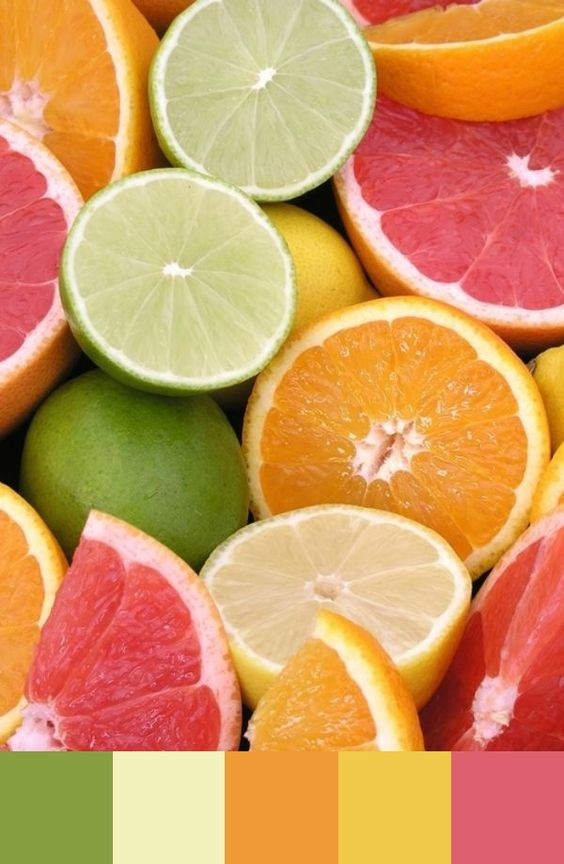
%> input picture testImages/color_plette5.jpg, 564 x 864 px
$ octave ColorHarmon.m   (GNU Octave 9; MATLAB toolbox functions it lacks are replaced by stand-ins)
%> lines starting %> are read from the running program, lines starting %| are printed output that depends on the picture
### spaceBound.m
%spaceBound
%input: hue_len( =360), prozent(..%), start
%output: 2x360 matrix

function O = spaceBound(hue_len, prozent, start)

    gap_len = round(hue_len * prozent);
    low = start: hue_len;
    next_secL = 1:start-1;
    low = cat(2,low,next_secL);
    if start+gap_len<=hue_len
        high = start+gap_len: hue_len;
        next_secH = 1:start+gap_len-1;
    else
        high = (start + gap_len - hue_len): hue_len;
        next_secH = 1:(start + gap_len -hue_len-1);
    end
    high = cat(2,high,next_secH);
    O = [low;high];

end

### calcTypeScore2.m

function [minscore,bound] =calcTypeScore2(hsv,M,hue_len)

    [~,W] = size(M);%W = 1 if one space, W=2 if 2 space
    par =[];

    for in = 1:W
        parTemp = spaceBound(hue_len,M(2,in),M(1,in));
        par = cat(1,par,parTemp); %2x360 if one sector, 4x360 if 2 sectors
    end

    scoreMap = ones(1,size(par,2))*10000;
    for in = 1:size(par,2)
        iterpar = reshape(par(:,in),[2,W]);%reshape to each column a set of low/high par
        scoreMap(in) = spaceScore2(hsv,iterpar,hue_len);
    end

    [minscore,midx] = min(scoreMap);
    bound = reshape(par(:,midx),[2,W]);


end

### spaceScore2.m
%input:  hsv:    a hsv map
%        bound:  a 2xn metrix, 1st row ist the lower bound and 2nd row is
%                the upper bound.
%        hue_len:360 in default
%output: score:  the corresponding score

function score = spaceScore2(hsv, bound, hue_len)

    [~,bW] = size(bound);
    hmap = hsv(:,:,1)*hue_len;%convert to radian
    smap = hsv(:,:,2);
    tempmapL = zeros(size(hmap));
    tempmapH = zeros(size(hmap));
    allmap = zeros(size(hmap));
    map = ones(size(hmap));%0 within the template 1 otherwise

    for in = 1:bW
        tempmapL(hmap>=bound(1,in)) =1;
        tempmapH(hmap<=bound(2,in)) =1;
        if bound(1,in)<bound(2,in)
            allmap = allmap+(tempmapL.*tempmapH);
        else
            allmap = allmap+(tempmapL+tempmapH);
        end
    tempmapL = zeros(size(hmap));
    tempmapH = zeros(size(hmap));
    end
    map(allmap>0) = 0;
    boundmap = [];

    for in = 1:bW
        boundmap = cat(3,boundmap, bound(1,in)*ones(size(hmap))-hmap);
        boundmap = cat(3,boundmap, bound(2,in)*ones(size(hmap))-hmap);
    end
    boundmap = abs(boundmap);
    mapfilter1 = ones(size(boundmap));
    mapfilter1(boundmap>180) =0;
    boundmap = boundmap.*mapfilter1 + (hue_len*ones(size(boundmap))-boundmap).*(1-mapfilter1);
    minmap = min(boundmap,[],3).*map;
    score = sum(sum(minmap.*smap));


end

### ColorHarmon.m
%color homorization
%first try

%% read image, remap hue imformation into histogram
im = imread('testImages/color_plette5.jpg');
%> im is the input picture: size 864x564x3 uint8; mean R, G, B 210.5, 150.8, 93.9
[H,W,~] = size(im);
%> H = 864; W = 564
if W > 800
    im = imresize(im,0.25);
end
[H,W,~] = size(im);
im_hsv = rgb2hsv(im);
%> im_hsv: size 864x564x3 double; mean H, S, V 0.253, 0.581, 0.832
im_h = floor(360 * im_hsv(:,:,1));
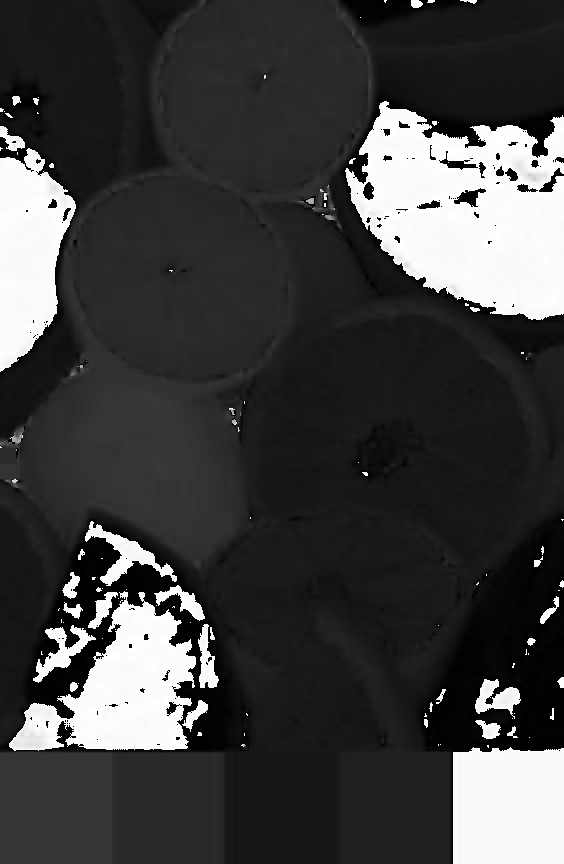
%> im_h: size 864x564 double; min 0, max 359, mean 90.6; drawn with min black and max white
m = max(max(im_h));
%> m = 359
%imshow((im_h));

%show pure hue image
im_hue = im_hsv;
im_hue(:,:,2) = ones(H,W);
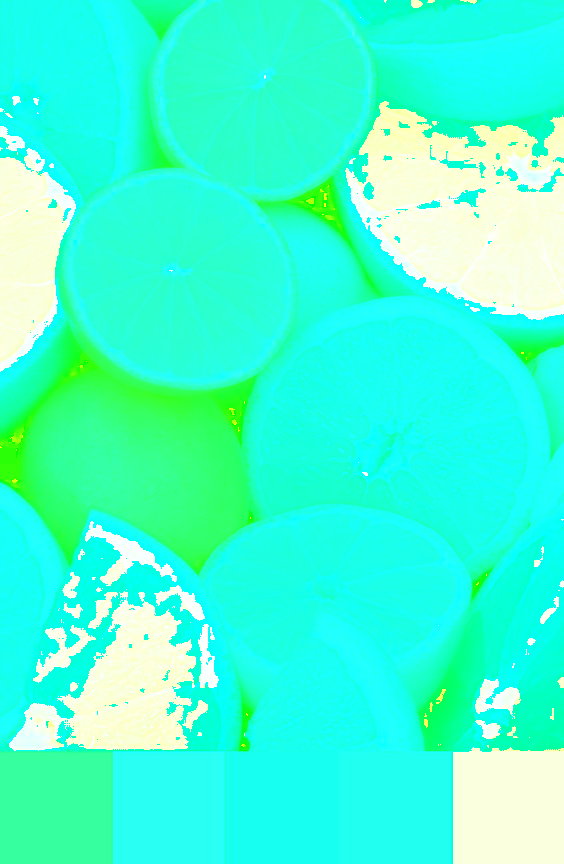
%> im_hue: size 864x564x3 double; mean R, G, B 0.253, 1, 0.832
im_hue(:,:,3) = ones(H,W);
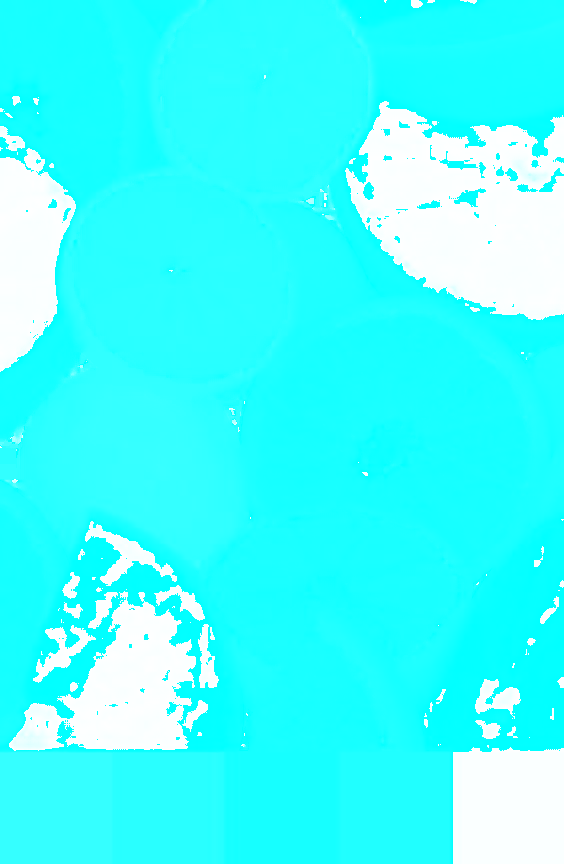
%> im_hue: size 864x564x3 double; mean R, G, B 0.253, 1, 1
im_hue = hsv2rgb(im_hue);
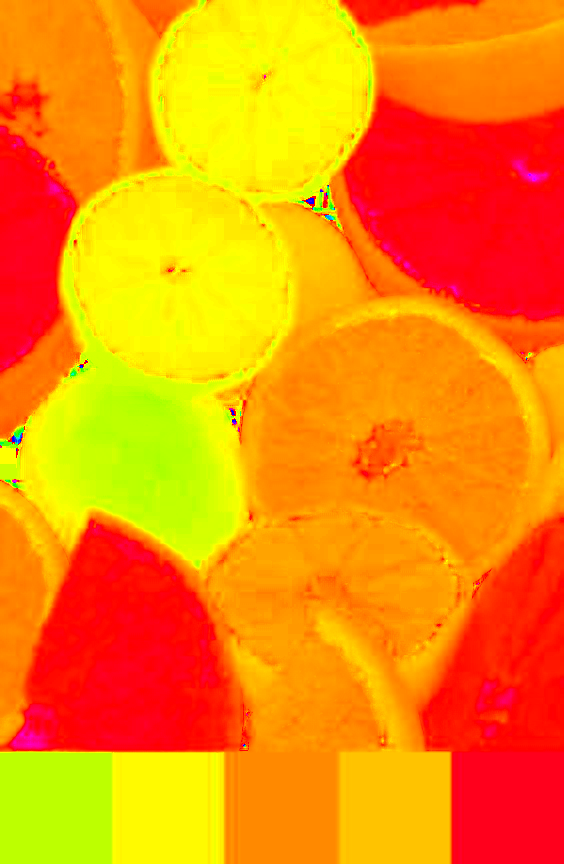
%> im_hue: size 864x564x3 double; mean R, G, B 0.98, 0.546, 0.015
figure,
imshow(im_hue);


%convert to hsv and show histogram
[H,W] = size(im_h);
im_hsv_hist = zeros(1,361);
for h = 1:H
    for w = 1:W
        im_hsv_hist(im_h(h,w)+1) = im_hsv_hist(im_h(h,w)+1) + 1;
    end
end
%> after the loop, im_hsv_hist = 361 values, max 31091 at index 33, min 0 at index 88, mean 1349.9
im_hsv_hist = im_hsv_hist(1,1:360);
%> im_hsv_hist = 360 values, max 31091 at index 33, min 0 at index 88, mean 1353.6
%hue_circle_hist(im_hsv_hist,false,0,0);

%figure,
%stem(im_hsv_hist);

%% plotting hue bar
% [12 lines of commented-out code are left out]

%% calculate distance of image and template
allScore = zeros(1,7);
allBound = cell(8);
[~,hue_len] = size(im_hsv_hist);
%> hue_len = 360

% %type i
M = [1;0.05];
[allScore(1),bound] = calcTypeScore2(im_hsv,M,hue_len);
%> the loop in calcTypeScore2, `for in = 1:W` made 1 pass
%> gap_len in spaceBound on pass 1: 18
%> after the loop in calcTypeScore2, `for in = 1:W`: par = 360 columns, first 8: [1 2 3 4 5 6 7 8; 19 20 21 22 23 24 25 26]
%> (the run ends here)
